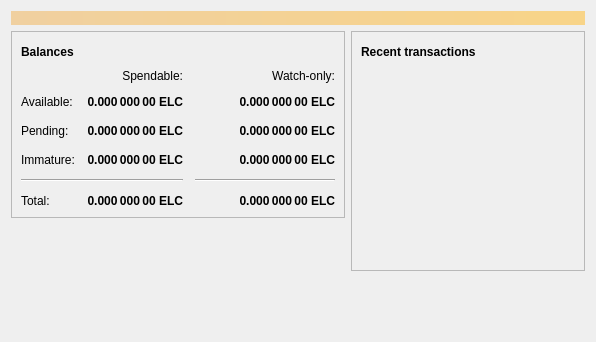
<?xml version="1.0" encoding="UTF-8"?>
<ui version="4.0">
 <class>OverviewPage</class>
 <widget class="QWidget" name="OverviewPage">
  <property name="geometry">
   <rect>
    <x>0</x>
    <y>0</y>
    <width>596</width>
    <height>342</height>
   </rect>
  </property>
  <property name="windowTitle">
   <string>Form</string>
  </property>
  <layout class="QVBoxLayout" name="topLayout">
   <item>
    <widget class="QLabel" name="labelAlerts">
     <property name="visible">
      <bool>false</bool>
     </property>
     <property name="styleSheet">
      <string notr="true">background-color: qlineargradient(x1: 0, y1: 0, x2: 1, y2: 0, stop:0 #F0D0A0, stop:1 #F8D488); color:#000000;</string>
     </property>
     <property name="wordWrap">
      <bool>true</bool>
     </property>
     <property name="margin">
      <number>3</number>
     </property>
    </widget>
   </item>
   <item>
    <layout class="QHBoxLayout" name="horizontalLayout" stretch="1,1">
     <item>
      <layout class="QVBoxLayout" name="verticalLayout_2">
       <item>
        <widget class="QFrame" name="frame">
         <property name="frameShape">
          <enum>QFrame::StyledPanel</enum>
         </property>
         <property name="frameShadow">
          <enum>QFrame::Raised</enum>
         </property>
         <layout class="QVBoxLayout" name="verticalLayout_4">
          <item>
           <layout class="QHBoxLayout" name="horizontalLayout_4">
            <item>
             <widget class="QLabel" name="label_5">
              <property name="font">
               <font>
                <weight>75</weight>
                <bold>true</bold>
               </font>
              </property>
              <property name="text">
               <string>Balances</string>
              </property>
             </widget>
            </item>
            <item>
             <widget class="QPushButton" name="labelWalletStatus">
              <property name="enabled">
               <bool>false</bool>
              </property>
              <property name="maximumSize">
               <size>
                <width>30</width>
                <height>16777215</height>
               </size>
              </property>
              <property name="toolTip">
               <string>The displayed information may be out of date. Your wallet automatically synchronizes with the Electrum network after a connection is established, but this process has not completed yet.</string>
              </property>
              <property name="text">
               <string/>
              </property>
              <property name="icon">
               <iconset resource="../electrum.qrc">
                <normaloff>:/icons/warning</normaloff>
                <disabledoff>:/icons/warning</disabledoff>:/icons/warning</iconset>
              </property>
              <property name="iconSize">
               <size>
                <width>24</width>
                <height>24</height>
               </size>
              </property>
              <property name="flat">
               <bool>true</bool>
              </property>
             </widget>
            </item>
            <item>
             <spacer name="horizontalSpacer_3">
              <property name="orientation">
               <enum>Qt::Horizontal</enum>
              </property>
              <property name="sizeHint" stdset="0">
               <size>
                <width>40</width>
                <height>20</height>
               </size>
              </property>
             </spacer>
            </item>
           </layout>
          </item>
          <item>
           <layout class="QGridLayout" name="gridLayout">
            <property name="spacing">
             <number>12</number>
            </property>
            <item row="2" column="2">
             <widget class="QLabel" name="labelWatchPending">
              <property name="font">
               <font>
                <weight>75</weight>
                <bold>true</bold>
               </font>
              </property>
              <property name="cursor">
               <cursorShape>IBeamCursor</cursorShape>
              </property>
              <property name="toolTip">
               <string>Unconfirmed transactions to watch-only addresses</string>
              </property>
              <property name="text">
               <string notr="true">0.000 000 00 ELC</string>
              </property>
              <property name="alignment">
               <set>Qt::AlignRight|Qt::AlignTrailing|Qt::AlignVCenter</set>
              </property>
              <property name="textInteractionFlags">
               <set>Qt::LinksAccessibleByMouse|Qt::TextSelectableByKeyboard|Qt::TextSelectableByMouse</set>
              </property>
             </widget>
            </item>
            <item row="2" column="1">
             <widget class="QLabel" name="labelUnconfirmed">
              <property name="font">
               <font>
                <weight>75</weight>
                <bold>true</bold>
               </font>
              </property>
              <property name="cursor">
               <cursorShape>IBeamCursor</cursorShape>
              </property>
              <property name="toolTip">
               <string>Total of transactions that have yet to be confirmed, and do not yet count toward the spendable balance</string>
              </property>
              <property name="text">
               <string notr="true">0.000 000 00 ELC</string>
              </property>
              <property name="alignment">
               <set>Qt::AlignRight|Qt::AlignTrailing|Qt::AlignVCenter</set>
              </property>
              <property name="textInteractionFlags">
               <set>Qt::LinksAccessibleByMouse|Qt::TextSelectableByKeyboard|Qt::TextSelectableByMouse</set>
              </property>
             </widget>
            </item>
            <item row="3" column="2">
             <widget class="QLabel" name="labelWatchImmature">
              <property name="font">
               <font>
                <weight>75</weight>
                <bold>true</bold>
               </font>
              </property>
              <property name="cursor">
               <cursorShape>IBeamCursor</cursorShape>
              </property>
              <property name="toolTip">
               <string>Mined balance in watch-only addresses that has not yet matured</string>
              </property>
              <property name="text">
               <string notr="true">0.000 000 00 ELC</string>
              </property>
              <property name="alignment">
               <set>Qt::AlignRight|Qt::AlignTrailing|Qt::AlignVCenter</set>
              </property>
              <property name="textInteractionFlags">
               <set>Qt::LinksAccessibleByMouse|Qt::TextSelectableByKeyboard|Qt::TextSelectableByMouse</set>
              </property>
             </widget>
            </item>
            <item row="4" column="0" colspan="2">
             <widget class="Line" name="line">
              <property name="orientation">
               <enum>Qt::Horizontal</enum>
              </property>
             </widget>
            </item>
            <item row="4" column="2">
             <widget class="Line" name="lineWatchBalance">
              <property name="sizePolicy">
               <sizepolicy hsizetype="Preferred" vsizetype="Fixed">
                <horstretch>0</horstretch>
                <verstretch>0</verstretch>
               </sizepolicy>
              </property>
              <property name="minimumSize">
               <size>
                <width>140</width>
                <height>0</height>
               </size>
              </property>
              <property name="orientation">
               <enum>Qt::Horizontal</enum>
              </property>
             </widget>
            </item>
            <item row="5" column="0">
             <widget class="QLabel" name="labelTotalText">
              <property name="text">
               <string>Total:</string>
              </property>
             </widget>
            </item>
            <item row="3" column="1">
             <widget class="QLabel" name="labelImmature">
              <property name="font">
               <font>
                <weight>75</weight>
                <bold>true</bold>
               </font>
              </property>
              <property name="cursor">
               <cursorShape>IBeamCursor</cursorShape>
              </property>
              <property name="toolTip">
               <string>Mined balance that has not yet matured</string>
              </property>
              <property name="text">
               <string notr="true">0.000 000 00 ELC</string>
              </property>
              <property name="alignment">
               <set>Qt::AlignRight|Qt::AlignTrailing|Qt::AlignVCenter</set>
              </property>
              <property name="textInteractionFlags">
               <set>Qt::LinksAccessibleByMouse|Qt::TextSelectableByKeyboard|Qt::TextSelectableByMouse</set>
              </property>
             </widget>
            </item>
            <item row="2" column="3">
             <spacer name="horizontalSpacer_2">
              <property name="orientation">
               <enum>Qt::Horizontal</enum>
              </property>
              <property name="sizeHint" stdset="0">
               <size>
                <width>40</width>
                <height>20</height>
               </size>
              </property>
             </spacer>
            </item>
            <item row="3" column="0">
             <widget class="QLabel" name="labelImmatureText">
              <property name="text">
               <string>Immature:</string>
              </property>
             </widget>
            </item>
            <item row="5" column="1">
             <widget class="QLabel" name="labelTotal">
              <property name="font">
               <font>
                <weight>75</weight>
                <bold>true</bold>
               </font>
              </property>
              <property name="cursor">
               <cursorShape>IBeamCursor</cursorShape>
              </property>
              <property name="toolTip">
               <string>Your current total balance</string>
              </property>
              <property name="text">
               <string notr="true">0.000 000 00 ELC</string>
              </property>
              <property name="alignment">
               <set>Qt::AlignRight|Qt::AlignTrailing|Qt::AlignVCenter</set>
              </property>
              <property name="textInteractionFlags">
               <set>Qt::LinksAccessibleByMouse|Qt::TextSelectableByKeyboard|Qt::TextSelectableByMouse</set>
              </property>
             </widget>
            </item>
            <item row="5" column="2">
             <widget class="QLabel" name="labelWatchTotal">
              <property name="font">
               <font>
                <weight>75</weight>
                <bold>true</bold>
               </font>
              </property>
              <property name="cursor">
               <cursorShape>IBeamCursor</cursorShape>
              </property>
              <property name="toolTip">
               <string>Current total balance in watch-only addresses</string>
              </property>
              <property name="text">
               <string notr="true">0.000 000 00 ELC</string>
              </property>
              <property name="alignment">
               <set>Qt::AlignRight|Qt::AlignTrailing|Qt::AlignVCenter</set>
              </property>
              <property name="textInteractionFlags">
               <set>Qt::LinksAccessibleByMouse|Qt::TextSelectableByKeyboard|Qt::TextSelectableByMouse</set>
              </property>
             </widget>
            </item>
            <item row="0" column="2">
             <widget class="QLabel" name="labelWatchonly">
              <property name="text">
               <string>Watch-only:</string>
              </property>
              <property name="alignment">
               <set>Qt::AlignRight|Qt::AlignTrailing|Qt::AlignVCenter</set>
              </property>
             </widget>
            </item>
            <item row="1" column="0">
             <widget class="QLabel" name="labelBalanceText">
              <property name="text">
               <string>Available:</string>
              </property>
             </widget>
            </item>
            <item row="1" column="1">
             <widget class="QLabel" name="labelBalance">
              <property name="font">
               <font>
                <weight>75</weight>
                <bold>true</bold>
               </font>
              </property>
              <property name="cursor">
               <cursorShape>IBeamCursor</cursorShape>
              </property>
              <property name="toolTip">
               <string>Your current spendable balance</string>
              </property>
              <property name="text">
               <string notr="true">0.000 000 00 ELC</string>
              </property>
              <property name="alignment">
               <set>Qt::AlignRight|Qt::AlignTrailing|Qt::AlignVCenter</set>
              </property>
              <property name="textInteractionFlags">
               <set>Qt::LinksAccessibleByMouse|Qt::TextSelectableByKeyboard|Qt::TextSelectableByMouse</set>
              </property>
             </widget>
            </item>
            <item row="1" column="2">
             <widget class="QLabel" name="labelWatchAvailable">
              <property name="font">
               <font>
                <weight>75</weight>
                <bold>true</bold>
               </font>
              </property>
              <property name="cursor">
               <cursorShape>IBeamCursor</cursorShape>
              </property>
              <property name="toolTip">
               <string>Your current balance in watch-only addresses</string>
              </property>
              <property name="text">
               <string notr="true">0.000 000 00 ELC</string>
              </property>
              <property name="alignment">
               <set>Qt::AlignRight|Qt::AlignTrailing|Qt::AlignVCenter</set>
              </property>
              <property name="textInteractionFlags">
               <set>Qt::LinksAccessibleByMouse|Qt::TextSelectableByKeyboard|Qt::TextSelectableByMouse</set>
              </property>
             </widget>
            </item>
            <item row="2" column="0">
             <widget class="QLabel" name="labelPendingText">
              <property name="text">
               <string>Pending:</string>
              </property>
             </widget>
            </item>
            <item row="0" column="1">
             <widget class="QLabel" name="labelSpendable">
              <property name="text">
               <string>Spendable:</string>
              </property>
              <property name="alignment">
               <set>Qt::AlignRight|Qt::AlignTrailing|Qt::AlignVCenter</set>
              </property>
             </widget>
            </item>
           </layout>
          </item>
         </layout>
        </widget>
       </item>
       <item>
        <spacer name="verticalSpacer">
         <property name="orientation">
          <enum>Qt::Vertical</enum>
         </property>
         <property name="sizeHint" stdset="0">
          <size>
           <width>20</width>
           <height>40</height>
          </size>
         </property>
        </spacer>
       </item>
      </layout>
     </item>
     <item>
      <layout class="QVBoxLayout" name="verticalLayout_3">
       <item>
        <widget class="QFrame" name="frame_2">
         <property name="frameShape">
          <enum>QFrame::StyledPanel</enum>
         </property>
         <property name="frameShadow">
          <enum>QFrame::Raised</enum>
         </property>
         <layout class="QVBoxLayout" name="verticalLayout">
          <item>
           <layout class="QHBoxLayout" name="horizontalLayout_2">
            <item>
             <widget class="QLabel" name="label_4">
              <property name="font">
               <font>
                <weight>75</weight>
                <bold>true</bold>
               </font>
              </property>
              <property name="text">
               <string>Recent transactions</string>
              </property>
             </widget>
            </item>
            <item>
             <widget class="QPushButton" name="labelTransactionsStatus">
              <property name="enabled">
               <bool>false</bool>
              </property>
              <property name="maximumSize">
               <size>
                <width>30</width>
                <height>16777215</height>
               </size>
              </property>
              <property name="toolTip">
               <string>The displayed information may be out of date. Your wallet automatically synchronizes with the Electrum network after a connection is established, but this process has not completed yet.</string>
              </property>
              <property name="text">
               <string/>
              </property>
              <property name="icon">
               <iconset resource="../electrum.qrc">
                <normaloff>:/icons/warning</normaloff>
                <disabledoff>:/icons/warning</disabledoff>:/icons/warning</iconset>
              </property>
              <property name="iconSize">
               <size>
                <width>24</width>
                <height>24</height>
               </size>
              </property>
              <property name="flat">
               <bool>true</bool>
              </property>
             </widget>
            </item>
            <item>
             <spacer name="horizontalSpacer">
              <property name="orientation">
               <enum>Qt::Horizontal</enum>
              </property>
              <property name="sizeHint" stdset="0">
               <size>
                <width>40</width>
                <height>20</height>
               </size>
              </property>
             </spacer>
            </item>
           </layout>
          </item>
          <item>
           <widget class="QListView" name="listTransactions">
            <property name="styleSheet">
             <string notr="true">QListView { background: transparent; }</string>
            </property>
            <property name="frameShape">
             <enum>QFrame::NoFrame</enum>
            </property>
            <property name="verticalScrollBarPolicy">
             <enum>Qt::ScrollBarAlwaysOff</enum>
            </property>
            <property name="horizontalScrollBarPolicy">
             <enum>Qt::ScrollBarAlwaysOff</enum>
            </property>
            <property name="selectionMode">
             <enum>QAbstractItemView::NoSelection</enum>
            </property>
           </widget>
          </item>
         </layout>
        </widget>
       </item>
       <item>
        <spacer name="verticalSpacer_2">
         <property name="orientation">
          <enum>Qt::Vertical</enum>
         </property>
         <property name="sizeHint" stdset="0">
          <size>
           <width>20</width>
           <height>40</height>
          </size>
         </property>
        </spacer>
       </item>
      </layout>
     </item>
    </layout>
   </item>
  </layout>
 </widget>
 <resources/>
 <connections/>
</ui>
